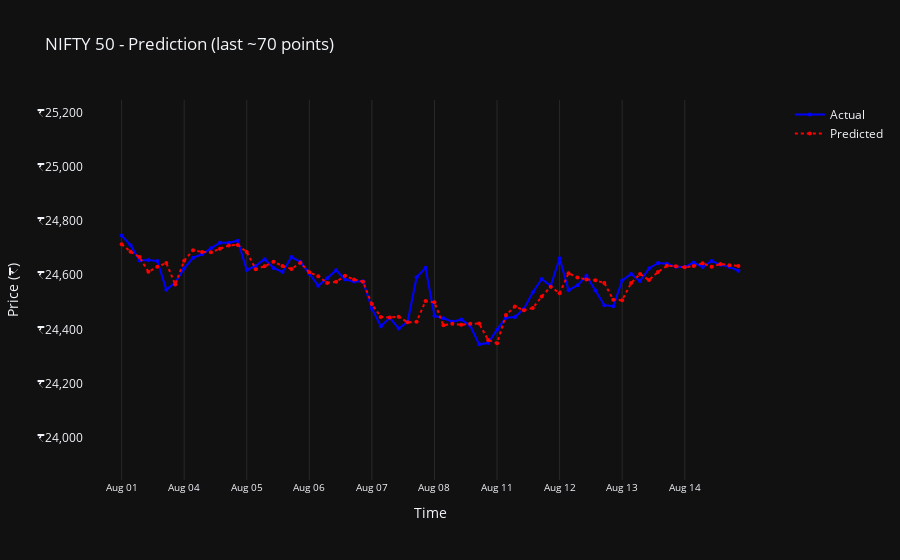

This figure's notebook cell:
### Code cell
from plot_data_util import plot_train_and_prediction
data = pd.read_csv("NIFTY_50_predictions.csv", parse_dates=True, index_col=0)
plot_train_and_prediction(data, ticker="NIFTY 50", n=70)
